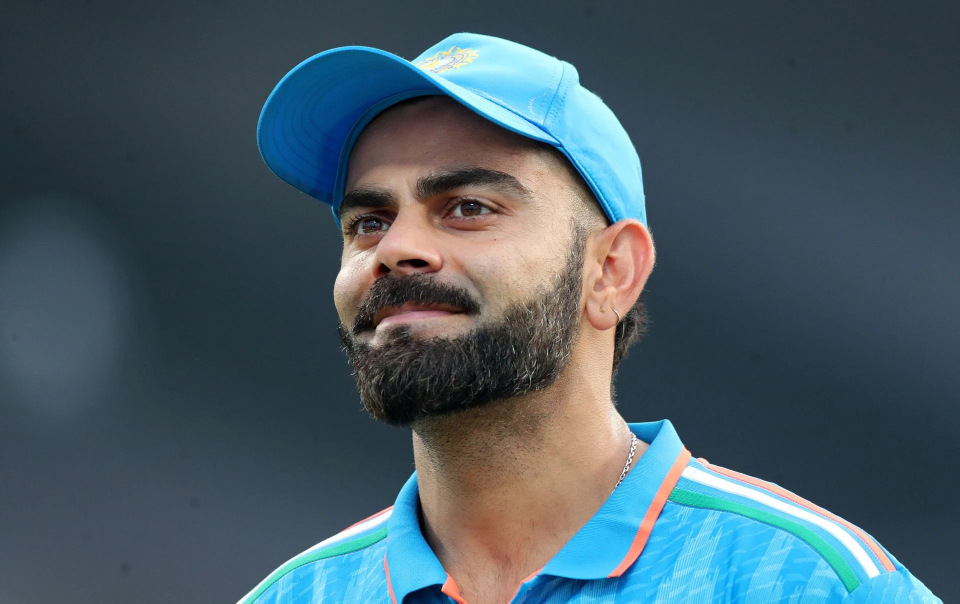
#> input picture Module-3/vk.jpg, 1920 x 1207 px, found by its file name (shown at 1/2 size)
$ python solution.py
#> lines starting #> are read from the running program, lines starting #| are printed output that depends on the picture
import cv2
import numpy as np

# Load the image
image = cv2.imread('Module-3/vk.jpg')  # Replace with your image path
#> image is the input picture: shape (1207, 1920, 3); mean B, G, R 100, 90.2, 71.1

if image is None:
    raise FileNotFoundError("Image not found. Please check the path.")

# Convert to grayscale
gray_image = cv2.cvtColor(image, cv2.COLOR_BGR2GRAY)
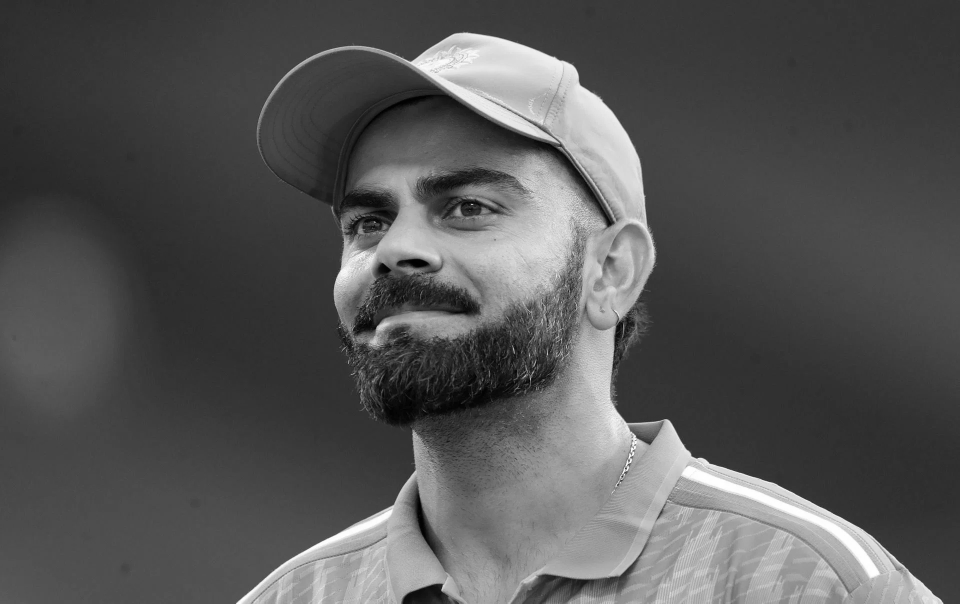
#> gray_image: shape (1207, 1920) (shown at 1/2 size); min 0, max 255, mean 85.6

# Convert to HSV
hsv_image = cv2.cvtColor(image, cv2.COLOR_BGR2HSV)
#> hsv_image: shape (1207, 1920, 3); mean H, S, V 86.1, 100.9, 108.6

# Convert to LAB
lab_image = cv2.cvtColor(image, cv2.COLOR_BGR2LAB)
#> lab_image: shape (1207, 1920, 3); mean of channels 0, 1, 2 93.7, 125.5, 120.8

# Resize dimensions
image_size = (image.shape[1] // 5, image.shape[0] // 5)  # Width, Height for resizing
#> image_size = (384, 241)

# Convert images to 3-channel BGR format for stacking
gray_image_bgr = cv2.cvtColor(gray_image, cv2.COLOR_GRAY2BGR)
lab_image_bgr = lab_image  # LAB already has 3 channels
hsv_image_bgr = hsv_image  # HSV already has 3 channels

# Resize all images to match the same dimensions
image_resized = cv2.resize(image, image_size)
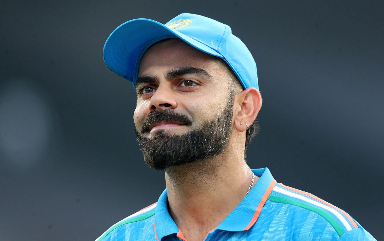
#> image_resized: shape (241, 384, 3); mean B, G, R 99.9, 90.2, 71
gray_image_bgr = cv2.resize(gray_image_bgr, image_size)
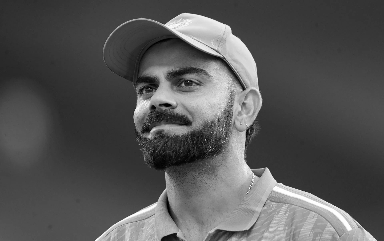
#> gray_image_bgr: shape (241, 384, 3); min 0, max 255, mean 85.5
lab_image_bgr = cv2.resize(lab_image_bgr, image_size)
#> lab_image_bgr: shape (241, 384, 3); mean of channels 0, 1, 2 93.6, 125.5, 120.7
hsv_image_bgr = cv2.resize(hsv_image_bgr, image_size)
#> hsv_image_bgr: shape (241, 384, 3); mean H, S, V 86, 100.9, 108.5

# Combine images into a 2x2 grid
top_row = np.hstack((image_resized, gray_image_bgr))
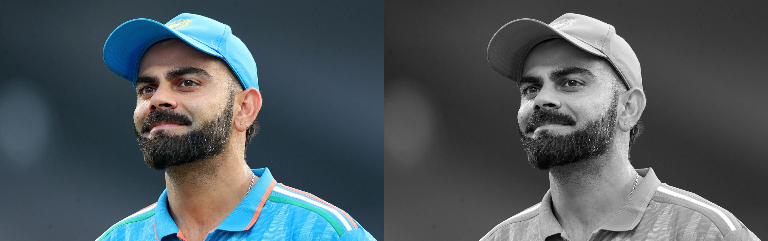
#> top_row: shape (241, 768, 3); mean B, G, R 92.7, 87.9, 78.3
bottom_row = np.hstack((lab_image_bgr, hsv_image_bgr))
#> bottom_row: shape (241, 768, 3); mean of channels 0, 1, 2 89.8, 113.2, 114.6
combined_image = np.vstack((top_row, bottom_row))
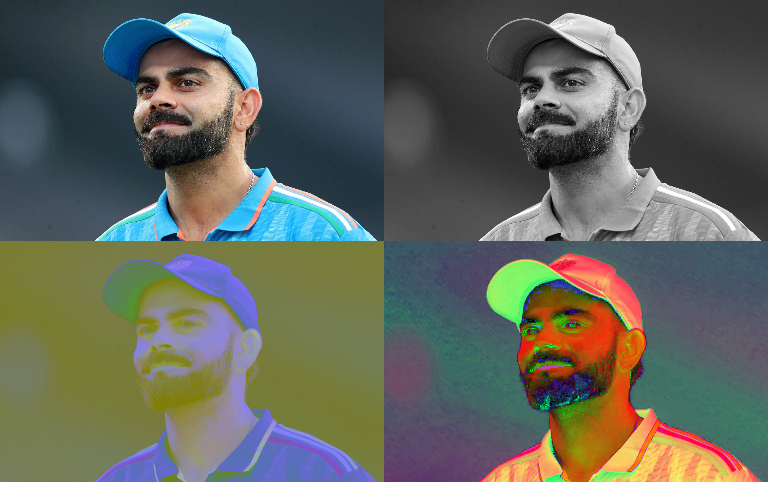
#> combined_image: shape (482, 768, 3); mean B, G, R 91.3, 100.5, 96.5

# Display the combined image
cv2.imshow('Combined Image', combined_image)
cv2.imwrite('Module-3/result.jpg', combined_image)
cv2.waitKey(0)
cv2.destroyAllWindows()
